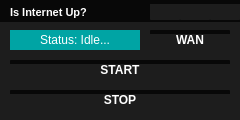
<?xml version="1.0" encoding="UTF-8"?>
<ui version="4.0">
 <class>Widget</class>
 <widget class="QWidget" name="Widget">
  <property name="geometry">
   <rect>
    <x>0</x>
    <y>0</y>
    <width>240</width>
    <height>120</height>
   </rect>
  </property>
  <property name="windowTitle">
   <string>Widget</string>
  </property>
  <property name="windowOpacity">
   <double>0.945000000000000</double>
  </property>
  <property name="styleSheet">
   <string notr="true">QWidget{background-color: qlineargradient(x1: 0, y1: 0, x2: 0, y2: 1, stop: 0 rgb(8, 8, 8), stop: 0.185 rgb(8, 8, 8), stop: 0.1851 rgb(29, 29, 29), stop: 0.75 rgb(29, 29, 29), stop: 1 rgb(29,29,29));}

QMenu {
    background-color: qlineargradient(spread:pad, x1:0, y1:0, x2:0, y2:1, stop:0 #d9d9d9, stop:1 #b3b3b3);
	color: black;
    margin: 2px; /* some spacing around the menu */
}

QMenu::item {
    padding: 2px 25px 2px 20px;
    border: 1px solid transparent; /* reserve space for selection border */
}

QMenu::item:selected {
    /*border-color: rgb(0, 69, 87);*/
    background: #b3b3b3;
}
</string>
  </property>
  <widget class="QPushButton" name="startButton">
   <property name="geometry">
    <rect>
     <x>10</x>
     <y>60</y>
     <width>220</width>
     <height>20</height>
    </rect>
   </property>
   <property name="font">
    <font>
     <family>Arial</family>
     <pointsize>9</pointsize>
     <weight>75</weight>
     <bold>true</bold>
     <stylestrategy>PreferAntialias</stylestrategy>
    </font>
   </property>
   <property name="contextMenuPolicy">
    <enum>Qt::DefaultContextMenu</enum>
   </property>
   <property name="styleSheet">
    <string notr="true">QPushButton {
	color: white;
    border: 0px solid #8f8f91;
    border-radius: 1px;
    background-color: qlineargradient(x1: 0, y1: 0, x2: 0, y2: 1,
                                      stop: 0 rgb(0, 164, 164), stop: 1 rgb(0, 164, 164));
    min-width: 80px;
}

QPushButton:pressed {
    background-color: qlineargradient(x1: 0, y1: 0, x2: 0, y2: 1,
                                      stop: 0 #dadbde, stop: 1 #f6f7fa);
}

QPushButton:flat {
    border: none; /* no border for a flat push button */
}

QPushButton:default {
    border-color: navy; /* make the default button prominent */
}</string>
   </property>
   <property name="text">
    <string>START</string>
   </property>
   <property name="flat">
    <bool>false</bool>
   </property>
  </widget>
  <widget class="QPushButton" name="stopButton">
   <property name="geometry">
    <rect>
     <x>10</x>
     <y>90</y>
     <width>220</width>
     <height>20</height>
    </rect>
   </property>
   <property name="font">
    <font>
     <family>Arial</family>
     <pointsize>9</pointsize>
     <weight>75</weight>
     <bold>true</bold>
     <stylestrategy>PreferAntialias</stylestrategy>
    </font>
   </property>
   <property name="styleSheet">
    <string notr="true">QPushButton {
	color: white;
    border: 0px solid #8f8f91;
    border-radius: 1px;
    background-color: qlineargradient(x1: 0, y1: 0, x2: 0, y2: 1,
                                      stop: 0 rgb(0, 164, 164), stop: 1 rgb(0, 164, 164));
    min-width: 80px;
}

QPushButton:pressed {
    background-color: qlineargradient(x1: 0, y1: 0, x2: 0, y2: 1,
                                      stop: 0 #dadbde, stop: 1 #f6f7fa);
}

QPushButton:flat {
    border: none; /* no border for a flat push button */
}

QPushButton:default {
    border-color: navy; /* make the default button prominent */
}</string>
   </property>
   <property name="text">
    <string>STOP</string>
   </property>
  </widget>
  <widget class="QPushButton" name="close">
   <property name="geometry">
    <rect>
     <x>210</x>
     <y>0</y>
     <width>30</width>
     <height>20</height>
    </rect>
   </property>
   <property name="sizePolicy">
    <sizepolicy hsizetype="Fixed" vsizetype="Fixed">
     <horstretch>0</horstretch>
     <verstretch>0</verstretch>
    </sizepolicy>
   </property>
   <property name="minimumSize">
    <size>
     <width>0</width>
     <height>20</height>
    </size>
   </property>
   <property name="maximumSize">
    <size>
     <width>40</width>
     <height>20</height>
    </size>
   </property>
   <property name="styleSheet">
    <string notr="true">QPushButton {
	color: white;
    border: 0px solid #8f8f91;
    border-radius: 1px;
    background-color: qlineargradient(x1: 0, y1: 0, x2: 0, y2: 1,
                                      stop: 0 rgb(0, 69, 87), stop: 1 #004557);
}

QPushButton:pressed {
    background-color: qlineargradient(x1: 0, y1: 0, x2: 0, y2: 1,
                                      stop: 0 #dadbde, stop: 1 #f6f7fa);
}

QPushButton:flat {
    border: none; /* no border for a flat push button */
}

QPushButton:default {
    border-color: navy; /* make the default button prominent */
}</string>
   </property>
   <property name="text">
    <string/>
   </property>
   <property name="icon">
    <iconset>
     <normalon>:/Icon/Cross.png</normalon>
    </iconset>
   </property>
   <property name="iconSize">
    <size>
     <width>12</width>
     <height>12</height>
    </size>
   </property>
  </widget>
  <widget class="QPushButton" name="minimize">
   <property name="geometry">
    <rect>
     <x>180</x>
     <y>0</y>
     <width>30</width>
     <height>20</height>
    </rect>
   </property>
   <property name="sizePolicy">
    <sizepolicy hsizetype="Minimum" vsizetype="Fixed">
     <horstretch>0</horstretch>
     <verstretch>0</verstretch>
    </sizepolicy>
   </property>
   <property name="minimumSize">
    <size>
     <width>0</width>
     <height>20</height>
    </size>
   </property>
   <property name="maximumSize">
    <size>
     <width>40</width>
     <height>20</height>
    </size>
   </property>
   <property name="baseSize">
    <size>
     <width>40</width>
     <height>20</height>
    </size>
   </property>
   <property name="styleSheet">
    <string notr="true">QPushButton {
	color: white;
    border: 0px solid #8f8f91;
    border-radius: 1px;
    background-color: qlineargradient(x1: 0, y1: 0, x2: 0, y2: 1,
                                      stop: 0 rgb(0, 69, 87), stop: 1 #004557);
}

QPushButton:pressed {
    background-color: qlineargradient(x1: 0, y1: 0, x2: 0, y2: 1,
                                      stop: 0 #dadbde, stop: 1 #f6f7fa);
}

QPushButton:flat {
    border: none; /* no border for a flat push button */
}

QPushButton:default {
    border-color: navy; /* make the default button prominent */
}</string>
   </property>
   <property name="text">
    <string/>
   </property>
   <property name="icon">
    <iconset>
     <normalon>:/Icon/Minimize.png</normalon>
    </iconset>
   </property>
   <property name="iconSize">
    <size>
     <width>13</width>
     <height>13</height>
    </size>
   </property>
  </widget>
  <widget class="QLabel" name="windowTitle">
   <property name="geometry">
    <rect>
     <x>10</x>
     <y>4</y>
     <width>101</width>
     <height>16</height>
    </rect>
   </property>
   <property name="font">
    <font>
     <family>Segoe UI</family>
     <pointsize>8</pointsize>
     <weight>75</weight>
     <bold>true</bold>
     <stylestrategy>PreferAntialias</stylestrategy>
    </font>
   </property>
   <property name="styleSheet">
    <string notr="true">color: rgb(255, 255, 255);
background-color: rgba(0,0,0,0%);</string>
   </property>
   <property name="text">
    <string>Is Internet Up?</string>
   </property>
  </widget>
  <widget class="QPushButton" name="menuButton">
   <property name="geometry">
    <rect>
     <x>150</x>
     <y>30</y>
     <width>80</width>
     <height>20</height>
    </rect>
   </property>
   <property name="font">
    <font>
     <family>Segoe UI</family>
     <weight>75</weight>
     <bold>true</bold>
    </font>
   </property>
   <property name="styleSheet">
    <string notr="true">QPushButton {
	color: white;
    border: 0px solid #8f8f91;
    border-radius: 1px;
    background-color: qlineargradient(x1: 0, y1: 0, x2: 0, y2: 1,
                                      stop: 0 rgb(0, 164, 164), stop: 1 rgb(0, 164, 164));
    min-width: 80px;
}

QPushButton:pressed {
    background-color: qlineargradient(x1: 0, y1: 0, x2: 0, y2: 1,
                                      stop: 0 #008080, stop: 1 #008080);
}

QPushButton:flat {
    border: none; /* no border for a flat push button */
}

QPushButton:default {
    border-color: navy; /* make the default button prominent */
}

/*QMenu{
 	background-color: #008080;
	color: white;
}*/
QMenu {
	width: 80px;
    background-color: #008080;
	color: white;
    margin: 2px; /* some spacing around the menu */
}

QMenu::item {
    padding: 2px 25px 2px 20px;
    border: 1px solid transparent; /* reserve space for selection border */
}

QMenu::item:selected {
    /*border-color: rgb(0, 69, 87);*/
    background: #7FBFBF;
}

</string>
   </property>
   <property name="text">
    <string>WAN</string>
   </property>
  </widget>
  <widget class="QLabel" name="statusBar">
   <property name="geometry">
    <rect>
     <x>10</x>
     <y>30</y>
     <width>130</width>
     <height>20</height>
    </rect>
   </property>
   <property name="font">
    <font>
     <family>Segoe UI</family>
     <weight>50</weight>
     <bold>false</bold>
    </font>
   </property>
   <property name="styleSheet">
    <string notr="true">QLabel{
	color: white;
	background-color: rgb(0, 164, 164);
}</string>
   </property>
   <property name="text">
    <string>Status: Idle...</string>
   </property>
   <property name="alignment">
    <set>Qt::AlignCenter</set>
   </property>
   <property name="textInteractionFlags">
    <set>Qt::NoTextInteraction</set>
   </property>
  </widget>
  <widget class="QPushButton" name="toTray">
   <property name="geometry">
    <rect>
     <x>150</x>
     <y>0</y>
     <width>30</width>
     <height>20</height>
    </rect>
   </property>
   <property name="sizePolicy">
    <sizepolicy hsizetype="Minimum" vsizetype="Fixed">
     <horstretch>0</horstretch>
     <verstretch>0</verstretch>
    </sizepolicy>
   </property>
   <property name="minimumSize">
    <size>
     <width>0</width>
     <height>20</height>
    </size>
   </property>
   <property name="maximumSize">
    <size>
     <width>40</width>
     <height>20</height>
    </size>
   </property>
   <property name="baseSize">
    <size>
     <width>40</width>
     <height>20</height>
    </size>
   </property>
   <property name="styleSheet">
    <string notr="true">QPushButton {
	color: white;
    border: 0px solid #8f8f91;
    border-radius: 1px;
    background-color: qlineargradient(x1: 0, y1: 0, x2: 0, y2: 1,
                                      stop: 0 rgb(0, 69, 87), stop: 1 #004557);
}

QPushButton:pressed {
    background-color: qlineargradient(x1: 0, y1: 0, x2: 0, y2: 1,
                                      stop: 0 #dadbde, stop: 1 #f6f7fa);
}

QPushButton:flat {
    border: none; /* no border for a flat push button */
}

QPushButton:default {
    border-color: navy; /* make the default button prominent */
}</string>
   </property>
   <property name="text">
    <string/>
   </property>
   <property name="icon">
    <iconset>
     <normalon>:/Icon/tray.png</normalon>
    </iconset>
   </property>
   <property name="iconSize">
    <size>
     <width>16</width>
     <height>16</height>
    </size>
   </property>
  </widget>
 </widget>
 <layoutdefault spacing="6" margin="11"/>
 <resources/>
 <connections/>
</ui>
